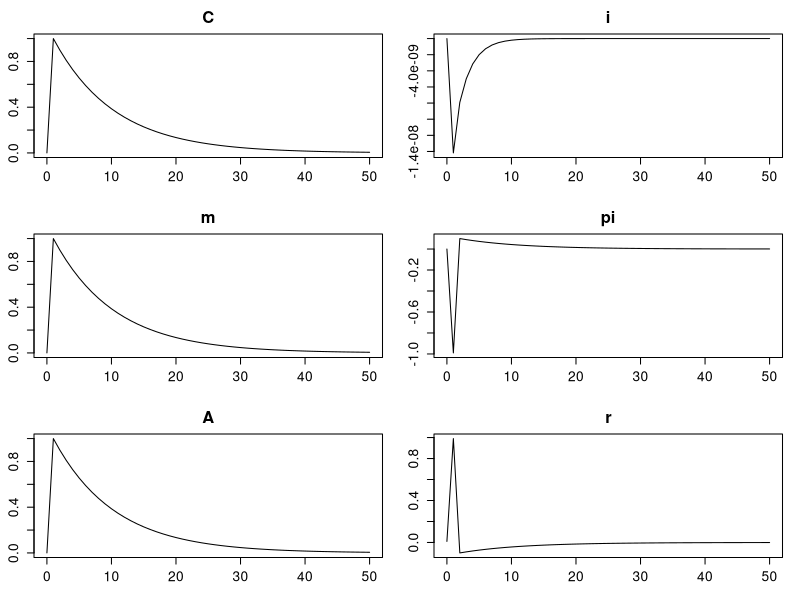
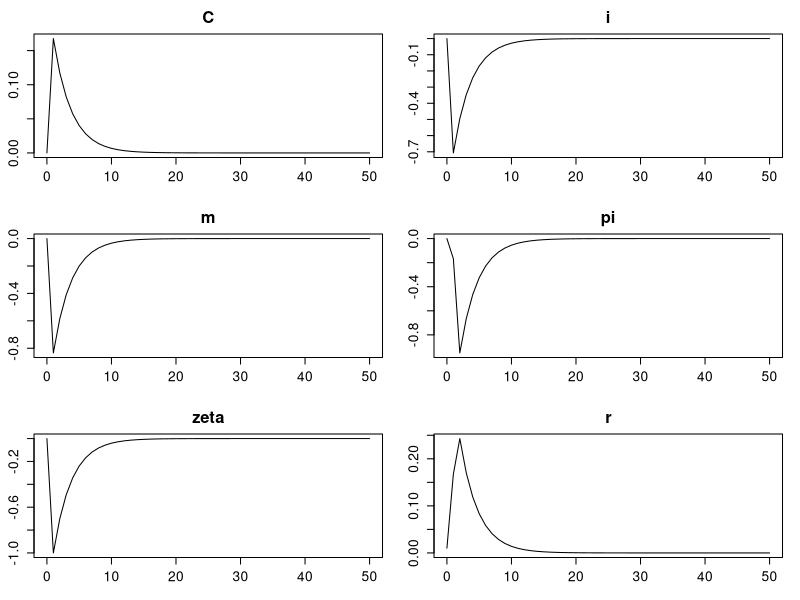

Recreate these plots in R, in order.
#=======================================
# Chapter 5, CIA model
#   modified on 2019/10/19
#=======================================

"%+%" <- function(x, y) paste(x, y, sep = "")

library(nleqslv)

#----------------------------------------

beta <- 0.99
mu <- 1.0
gamma <- 5 #1.0
rho_A <- 0.9
#rho_zeta <- 0.9
rho_zeta <- 0.7
zeta_ss <- 0
para <- list(beta = beta, mu = mu, gamma = gamma, rho_A = rho_A, rho_zeta = rho_zeta, zeta_ss = zeta_ss)

#----------------------------------------

findss <- function(p, Astar = 1) {
  pistar <- p$zeta_ss
  istar <- (1-p$beta+p$zeta_ss)/p$beta
  Cstar <- (p$beta/p$mu/(p$gamma+1)/(1+p$zeta_ss))^(1/(p$gamma+1))
  mstar <- (1+p$zeta_ss)*Cstar
  lamstar <- p$beta/(1+p$zeta_ss)/Cstar
  xistar <- (1+p$zeta_ss-p$beta)/(1+p$zeta_ss)/Cstar
  list(C = Cstar, ii = istar, A = Astar, pi = pistar, m = mstar, zeta = p$zeta_ss, lam = lamstar, xi = xistar)
}

objfun0 <- function(X, maxT, X0, Xss, p = para) {
  
  nvar <- 8
  XX  <- matrix(X, maxT, nvar)
  C   <- c(XX[, 1], Xss$C)
  ii  <- c(XX[, 2], Xss$ii)
  A   <- c(X0$A   , XX[, 3])
  pi <- c(XX[, 4], Xss$pi)
  m   <- c(XX[, 5], Xss$m)
  zeta <- c(X0$zeta , XX[, 6])
  lam <- c(XX[, 7], Xss$lam)
  xi <- c(XX[, 8], Xss$xi)
  
  ret <- matrix(NA, maxT, nvar)
  for(t in 1:maxT) {
    ret[t, 1] <- 1/C[t]- lam[t] - xi[t]
    ret[t, 2] <- A[t]*lam[t] - p$mu*(C[t]/A[t])^p$gamma*(p$gamma+1)
    if (t > 1) {
      ret[t, 3] <- -C[t] + m[t-1]/(1+pi[t])
      ret[t, 4] <- -(1+pi[t])*m[t] + (1+zeta[t])*m[t-1]
    } else {
      ret[t, 3] <- -C[t] + X0$m/(1+pi[t])
      ret[t, 4] <- -(1+pi[t])*m[t] + (1+zeta[t])*X0$m
    }
    ret[t, 5] <- p$beta*lam[t+1] + p$beta*xi[t+1] - (1+pi[t+1])*lam[t]
    ret[t, 6] <- p$beta*(ii[t]+1)*lam[t+1] - (1+pi[t+1])*lam[t]
    ret[t, 7] <- -log(A[t+1]) + p$rho_A*log(A[t])
    ret[t, 8] <- -(zeta[t+1]-p$zeta_ss) + p$rho_zeta*(zeta[t]-p$zeta_ss)
  }
  return(c(ret))
}

#----------------------------------------

ss <- findss(para)

maxT  <- 150
Xinit <- c(rep(ss$C,maxT), rep(ss$ii,maxT), rep(ss$A,maxT), 
           rep(ss$pi,maxT), rep(ss$m,maxT), rep(ss$zeta,maxT), rep(ss$lam,maxT), rep(ss$xi,maxT))

Ainit1 <- 1.01
zetainit1 <- zeta_ss
X0set1 <- list(A = Ainit1, zeta = zetainit1, m = ss$m)

objfun1 <- function(X) objfun0(X, maxT, X0set1, Xss = ss)
rslt1 <- nleqslv(Xinit, objfun1)

rsltfun <- function(rslt, maxT, X0, Xss, p = para) {
  XX <- matrix(rslt$x, maxT, 6)
  
  C   <- (c(Xss$C,  XX[, 1])/Xss$C -1)*100
  ii  <- (c(Xss$ii, XX[, 2])-Xss$ii)*100
  A   <- (c(Xss$A, X0$A, XX[1:(maxT-1), 3])/Xss$A-1)*100
  pi <- (c(Xss$pi, XX[, 4])-Xss$pi)*100
  m   <- (c(Xss$m,  XX[, 5])/Xss$m -1)*100
  zeta <- (c(Xss$zeta, X0$zeta, XX[1:(maxT-1), 6])-Xss$zeta)*100
  r <- c(Xss$ii-Xss$pi,ii[-length(ii)]-pi[-1])
  
  list(C = C, ii = ii, A = A, pi = pi, m = m, zeta = zeta, r = r)
}

X1 <- rsltfun(rslt1, maxT, X0set1, ss)

par(ps = 15)
par(mfrow = c(3, 2))
par(mai = c(0.85, 0.68, 0.68, 0.35)*0.5)

plot(cbind(0:50, X1$C[1:51]), main = "C", xlab = "", ylab = "", typ = "l")
plot(cbind(0:50, X1$ii[1:51]), main = "i", xlab = "", ylab = "", typ = "l")
plot(cbind(0:50, X1$m[1:51]), main = "m", xlab = "", ylab = "", typ = "l")
plot(cbind(0:50, X1$pi[1:51]), main = "pi", xlab = "", ylab = "", typ = "l")
plot(cbind(0:50, X1$A[1:51]), main = "A", xlab = "", ylab = "", typ = "l")
#plot(cbind(0:50, X1$zeta[1:51]), main = "zeta", xlab = "", ylab = "", typ = "l")
plot(cbind(0:50, X1$r[1:51]), main = "r", xlab = "", ylab = "", typ = "l")

write.csv(X1, "cia_techs.csv")

Ainit2 <- 1.0
zetainit2 <- -0.01
X0set2 <- list(A = Ainit2, zeta = zetainit2, m = ss$m)

objfun2 <- function(X) objfun0(X, maxT, X0set2, Xss = ss)
rslt2 <- nleqslv(Xinit, objfun2)

X2 <- rsltfun(rslt2, maxT, X0set2, ss)

par(ps = 15)
par(mfrow = c(3, 2))
par(mai = c(0.85, 0.68, 0.68, 0.35)*0.5)

plot(cbind(0:50, X2$C[1:51]), main = "C", xlab = "", ylab = "", typ = "l")
plot(cbind(0:50, X2$ii[1:51]), main = "i", xlab = "", ylab = "", typ = "l")
plot(cbind(0:50, X2$m[1:51]), main = "m", xlab = "", ylab = "", typ = "l")
plot(cbind(0:50, X2$pi[1:51]), main = "pi", xlab = "", ylab = "", typ = "l")
#plot(cbind(0:50, X2$A[1:51]), main = "A", xlab = "", ylab = "", typ = "l")
plot(cbind(0:50, X2$zeta[1:51]), main = "zeta", xlab = "", ylab = "", typ = "l")
plot(cbind(0:50, X2$r[1:51]), main = "r", xlab = "", ylab = "", typ = "l")

write.csv(X2, "cia_mss.csv")
